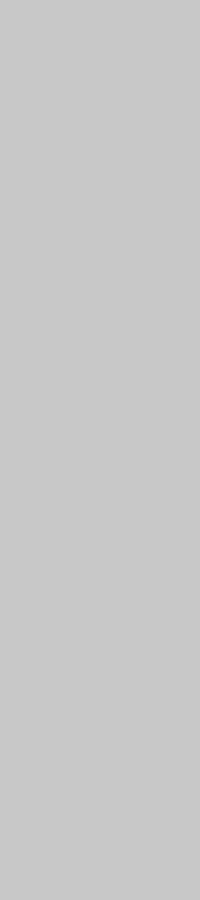
Frame 1 (no input)
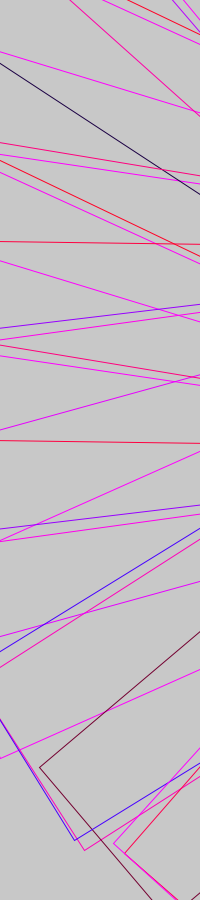
Frame 60 (the mouse pressed at the canvas centre just before this capture)
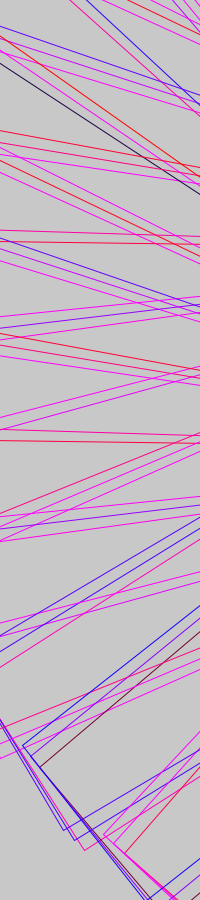
Frame 120 (the mouse held since frame 60 and released just before this capture)

The Processing sketch that drew these frames (run headless with seeded random() and noise(); from frame 60 on, the mouse is pressed at the canvas centre):

// Processing sketch: processing_187195
// ── processing_187195.pde

float x=0;
float y=0;

void setup() 
{
  size(200,900);
  background(200);
  smooth();
}
 
void draw () 
{
  noFill();
  translate(650,250);
  rotate(x);

  stroke(random(705),0,random(785));
  rect(0,0,200,800);
  x++;
  
  }
